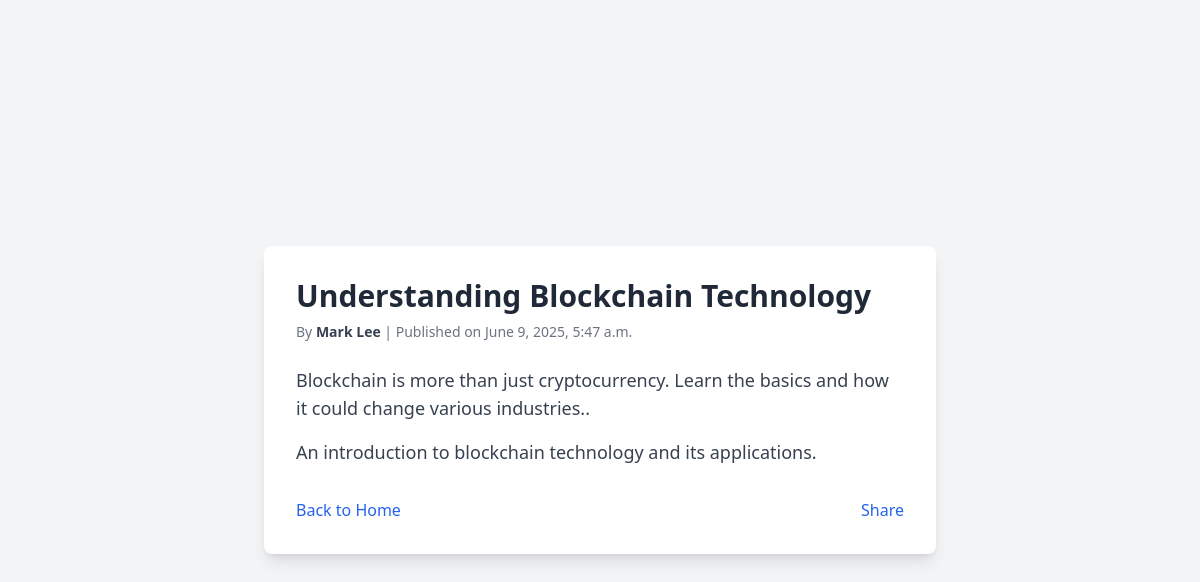
The app's page /blog/2/ with its own data.
### blog/models.py (models this page shows, shortened)
class Post(models.Model):
    title = models.CharField(max_length = 200)
    content = models.TextField()
    date = models.DateTimeField(auto_now_add=True)
    author = models.CharField(max_length=100)
    description = models.TextField()
    tags = models.CharField(max_length=200)
    isActive = models.BooleanField(default=True)
    image = models.OneToOneField(Image, on_delete=models.CASCADE, null=True, blank=True)
    Category = models.ForeignKey(Category, on_delete=models.CASCADE, null=True, blank=True)
    Viewers = models.ManyToManyField(Viewers, blank=True , null=True)

### blog/views.py (the view)
# urls.py: path("<int:pk>/",post_detail, name='post_detail'),
def post_detail(request, pk):
    post = Post.objects.get(pk=pk)
    return render(request, "post_detail.html",context={"post": post})

### blog/templates/post_detail.html (shortened to what this page needs)
<!DOCTYPE html>
<html lang="en">
<head>
    <script src="https://cdn.tailwindcss.com"></script>
</head>
<body class="bg-gray-100 min-h-screen flex items-center justify-center">
    <div class="bg-white shadow-lg rounded-lg p-8 max-w-2xl w-full">
        <div class="post-title text-3xl font-bold text-gray-800 mb-2">{{post.title}}</div>
        <div class="post-meta text-sm text-gray-500 mb-6">
            By <span class="font-semibold text-gray-700">{{post.author}}</span> | Published on {{post.date}}
        </div>
        <div class="post-content text-lg text-gray-700 space-y-4 mb-8">
            <p>
               {{post.content}}
            </p>
            <p>
                {{post.description}}
            </p>
        </div>
        <div class="post-actions mt-8 flex justify-between">
            <a href="{% url 'home' %}" class="text-blue-600 hover:underline">Back to Home</a>
            <a href="#" class="text-blue-600 hover:underline">Share</a>
    </div>
</body>
</html>

### records on screen
Post: title "Understanding Blockchain Technology", author "Mark Lee", date "June 9, 2025, 5:47 a.m.", content "Blockchain is more than just cryptocurrency. Learn the basics and how it could change various industries..", description "An introduction to blockchain technology and its applications."
